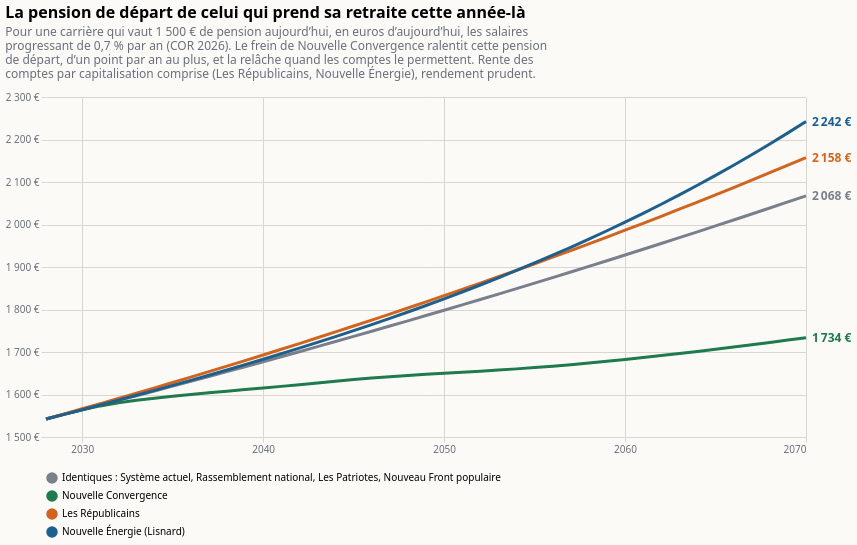

Source (Vega-Lite JSON):
### Vega-Lite specification from a JSON file in a GitHub repository (floating-point values rounded to 4 significant figures; data arrays with more than 128 entries replaced by an {"elided": "..."} marker saying what was removed)
{"$schema": "https://vega.github.io/schema/vega-lite/v6.json", "title": {"text": "La pension de départ de celui qui prend sa retraite cette année-là", "subtitle": ["Pour une carrière qui vaut 1 500 € de pension aujourd’hui, en euros d’aujourd’hui, les salaires", "progressant de 0,7 % par an (COR 2026). Le frein de Nouvelle Convergence ralentit cette pension", "de départ, d’un point par an au plus, et la relâche quand les comptes le permettent. Rente des", "comptes par capitalisation comprise (Les Républicains, Nouvelle Énergie), rendement prudent."], "anchor": "start", "fontSize": 16, "subtitleColor": "#6b6f7b", "subtitlePadding": 6, "offset": 12}, "background": "#fbfaf7", "config": {"font": "system-ui, sans-serif", "axis": {"gridColor": "#d9d6cf", "labelColor": "#6b6f7b", "domain": false, "tickColor": "#d9d6cf"}, "legend": {"orient": "bottom", "columns": 3, "labelLimit": 2000, "symbolOpacity": 1}, "view": {"stroke": null}}, "width": 760, "height": 340, "data": {"values": {"elided": "172 records"}}, "encoding": {"x": {"field": "annee", "type": "quantitative", "scale": {"domain": [2028, 2070]}, "axis": {"format": "d", "title": null, "values": [2030, 2040, 2050, 2060, 2070]}}, "y": {"field": "valeur", "type": "quantitative", "scale": {"zero": false, "padding": 12}, "axis": {"title": null, "labelExpr": "replace(format(datum.value, ',.0f'), ',', ' ') + ' €'", "tickCount": 7}}, "color": {"field": "programme", "type": "nominal", "title": null, "sort": ["Identiques : Système actuel, Rassemblement national, Les Patriotes, Nouveau Front populaire", "Nouvelle Convergence", "Les Républicains", "Nouvelle Énergie (Lisnard)"], "scale": {"domain": ["Identiques : Système actuel, Rassemblement national, Les Patriotes, Nouveau Front populaire", "Nouvelle Convergence", "Les Républicains", "Nouvelle Énergie (Lisnard)"], "range": ["#7a7f8c", "#1f7a4d", "#d1641f", "#1f5f8b"]}, "legend": {"orient": "bottom", "columns": 1, "labelLimit": 2000}}}, "layer": [{"mark": {"type": "line", "strokeWidth": 3}}, {"data": {"values": [{"annee": 2070, "programme": "Identiques : Système actuel, Rassemblement national, Les Patriotes, Nouveau Front populaire", "valeur": 2068.0, "etiquette": "2 068 €"}, {"annee": 2070, "programme": "Nouvelle Convergence", "valeur": 1734.0, "etiquette": "1 734 €"}, {"annee": 2070, "programme": "Les Républicains", "valeur": 2158.0, "etiquette": "2 158 €"}, {"annee": 2070, "programme": "Nouvelle Énergie (Lisnard)", "valeur": 2242.0, "etiquette": "2 242 €"}]}, "mark": {"type": "text", "align": "left", "dx": 6, "fontSize": 12, "fontWeight": "bold"}, "encoding": {"text": {"field": "etiquette"}}}]}
